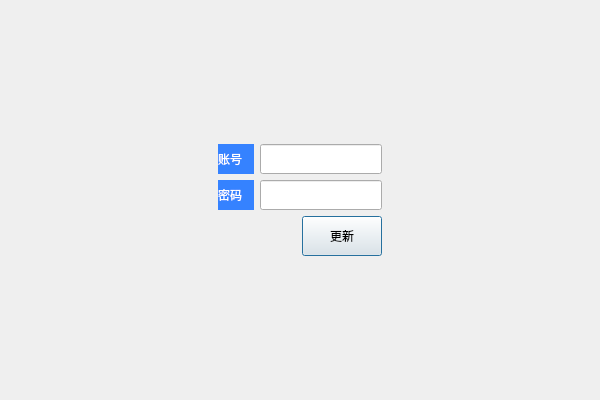
<?xml version="1.0" encoding="UTF-8"?>
<ui version="4.0">
 <class>AdminDialog</class>
 <widget class="QDialog" name="AdminDialog">
  <property name="geometry">
   <rect>
    <x>0</x>
    <y>0</y>
    <width>600</width>
    <height>400</height>
   </rect>
  </property>
  <property name="windowTitle">
   <string>管理员账户</string>
  </property>
  <property name="styleSheet">
   <string notr="true">QDialog#AdminDialog {
border-image: url(:/resources/1.jpg) 0 0 0 0 stretch stretch;}</string>
  </property>
  <layout class="QGridLayout" name="gridLayout_2">
   <item row="0" column="1">
    <spacer name="verticalSpacer">
     <property name="orientation">
      <enum>Qt::Orientation::Vertical</enum>
     </property>
     <property name="sizeHint" stdset="0">
      <size>
       <width>20</width>
       <height>1</height>
      </size>
     </property>
    </spacer>
   </item>
   <item row="1" column="0">
    <spacer name="horizontalSpacer_2">
     <property name="orientation">
      <enum>Qt::Orientation::Horizontal</enum>
     </property>
     <property name="sizeHint" stdset="0">
      <size>
       <width>0</width>
       <height>20</height>
      </size>
     </property>
    </spacer>
   </item>
   <item row="1" column="1">
    <layout class="QGridLayout" name="gridLayout">
     <item row="0" column="0">
      <widget class="QLabel" name="label">
       <property name="minimumSize">
        <size>
         <width>0</width>
         <height>30</height>
        </size>
       </property>
       <property name="styleSheet">
        <string notr="true">qproperty-alignment: AlignCenter;  background-color: rgb(53, 130, 255);
color: rgb(255, 255, 255);</string>
       </property>
       <property name="text">
        <string>账号</string>
       </property>
      </widget>
     </item>
     <item row="0" column="1" colspan="2">
      <widget class="QLineEdit" name="lineEditID">
       <property name="minimumSize">
        <size>
         <width>120</width>
         <height>30</height>
        </size>
       </property>
      </widget>
     </item>
     <item row="1" column="0">
      <widget class="QLabel" name="label_2">
       <property name="minimumSize">
        <size>
         <width>0</width>
         <height>30</height>
        </size>
       </property>
       <property name="styleSheet">
        <string notr="true">qproperty-alignment: AlignCenter;  background-color: rgb(53, 130, 255);
color: rgb(255, 255, 255);</string>
       </property>
       <property name="text">
        <string>密码</string>
       </property>
      </widget>
     </item>
     <item row="1" column="1" colspan="2">
      <widget class="QLineEdit" name="lineEditPassword">
       <property name="minimumSize">
        <size>
         <width>120</width>
         <height>30</height>
        </size>
       </property>
       <property name="text">
        <string/>
       </property>
       <property name="echoMode">
        <enum>QLineEdit::EchoMode::Password</enum>
       </property>
      </widget>
     </item>
     <item row="2" column="0" colspan="2">
      <spacer name="horizontalSpacer">
       <property name="orientation">
        <enum>Qt::Orientation::Horizontal</enum>
       </property>
       <property name="sizeHint" stdset="0">
        <size>
         <width>78</width>
         <height>20</height>
        </size>
       </property>
      </spacer>
     </item>
     <item row="2" column="2">
      <widget class="QPushButton" name="pushButton">
       <property name="minimumSize">
        <size>
         <width>80</width>
         <height>40</height>
        </size>
       </property>
       <property name="styleSheet">
        <string notr="true">QPushButton {
border-image: url(:/resources/a1.jpg) 0 0 0 0 stretch stretch;
	font: 20pt &quot;Kunstler Script&quot;;


}


QPushButton:hover {
border-image: url(:/resources/a1.jpg) 0 0 0 0 stretch stretch;

font: 8pt &quot;Kunstler Script&quot;;
}


QPushButton:pressed {
border-image: url(:/resources/a1.jpg) 0 0 0 0 stretch stretch;
	font: 20pt &quot;Kunstler Script&quot;;


}</string>
       </property>
       <property name="text">
        <string>更新</string>
       </property>
      </widget>
     </item>
    </layout>
   </item>
   <item row="1" column="2">
    <spacer name="horizontalSpacer_3">
     <property name="orientation">
      <enum>Qt::Orientation::Horizontal</enum>
     </property>
     <property name="sizeHint" stdset="0">
      <size>
       <width>0</width>
       <height>20</height>
      </size>
     </property>
    </spacer>
   </item>
   <item row="2" column="1">
    <spacer name="verticalSpacer_2">
     <property name="orientation">
      <enum>Qt::Orientation::Vertical</enum>
     </property>
     <property name="sizeHint" stdset="0">
      <size>
       <width>20</width>
       <height>1</height>
      </size>
     </property>
    </spacer>
   </item>
  </layout>
 </widget>
 <resources/>
 <connections/>
</ui>
